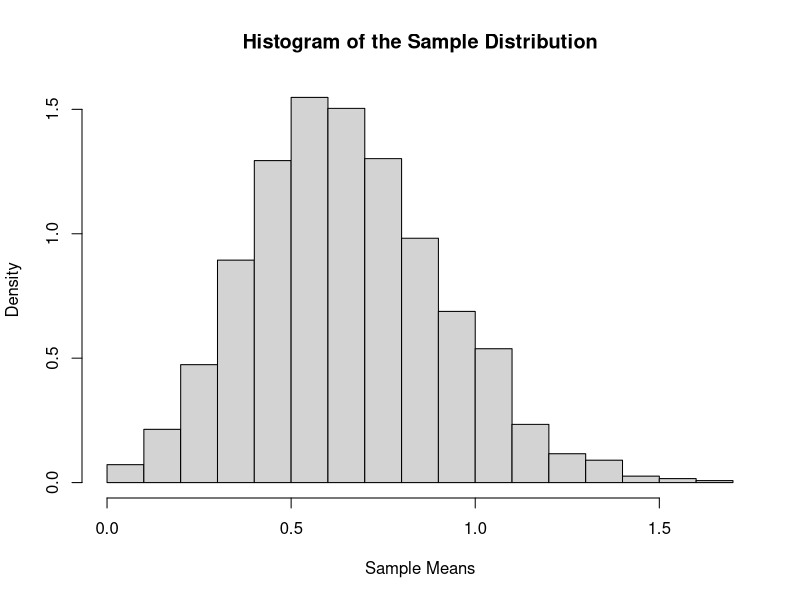
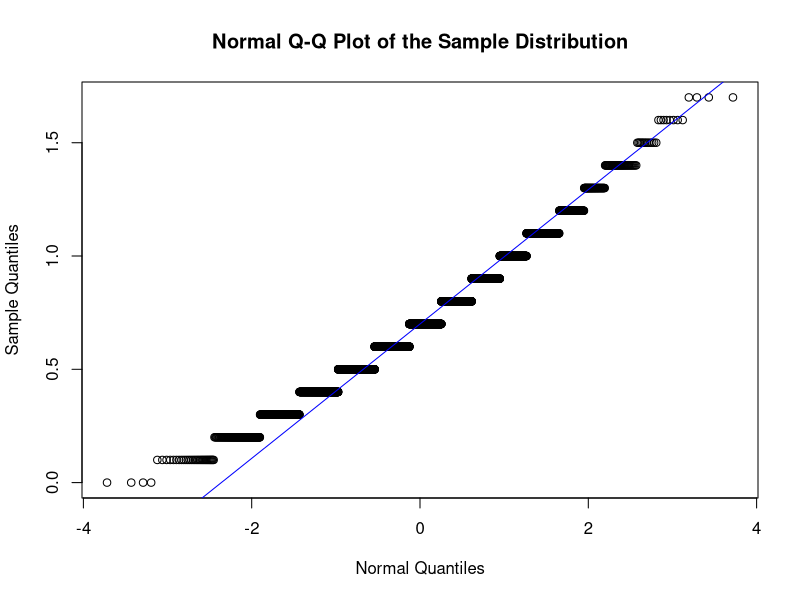
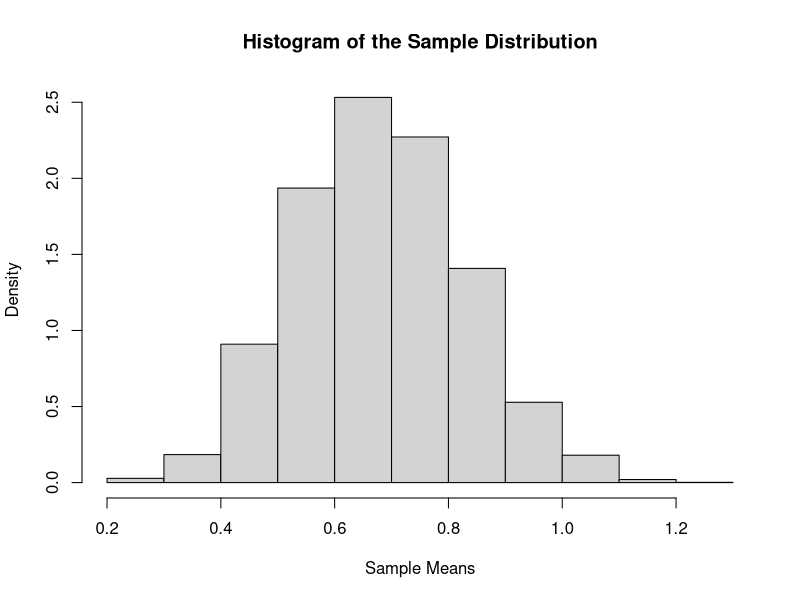
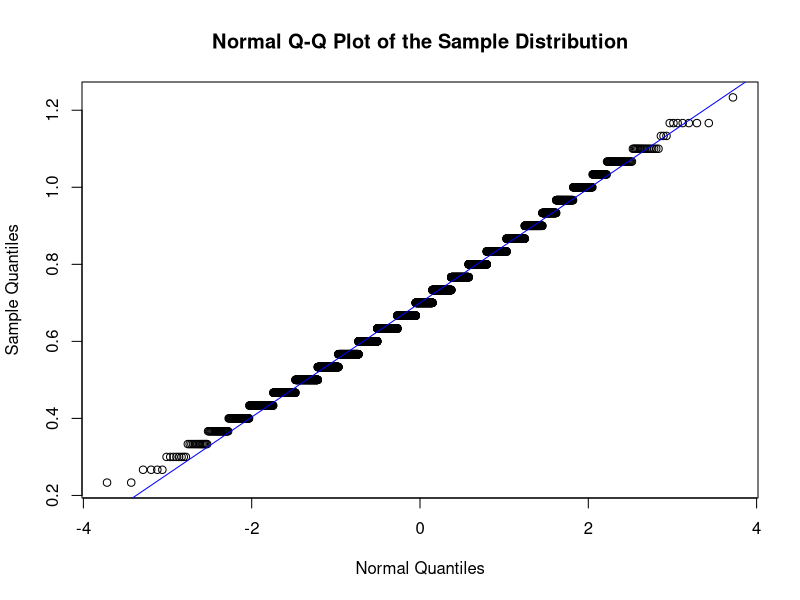
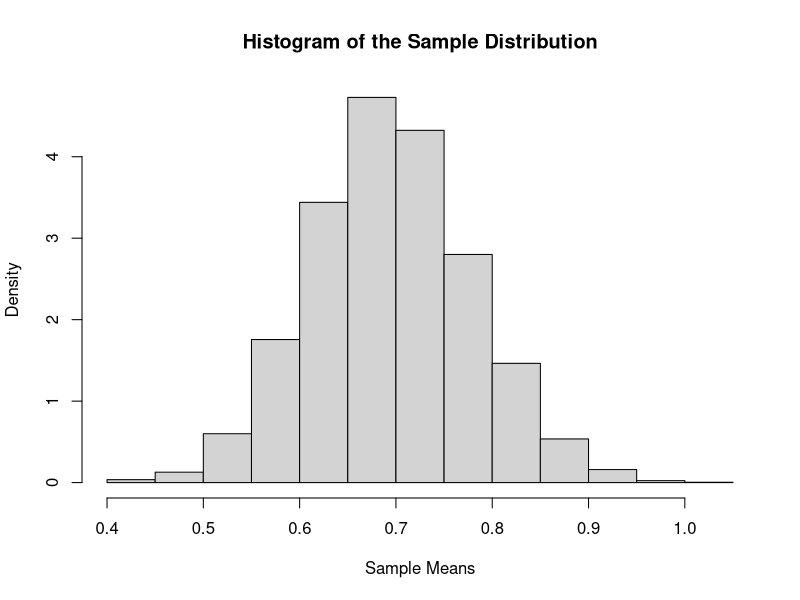
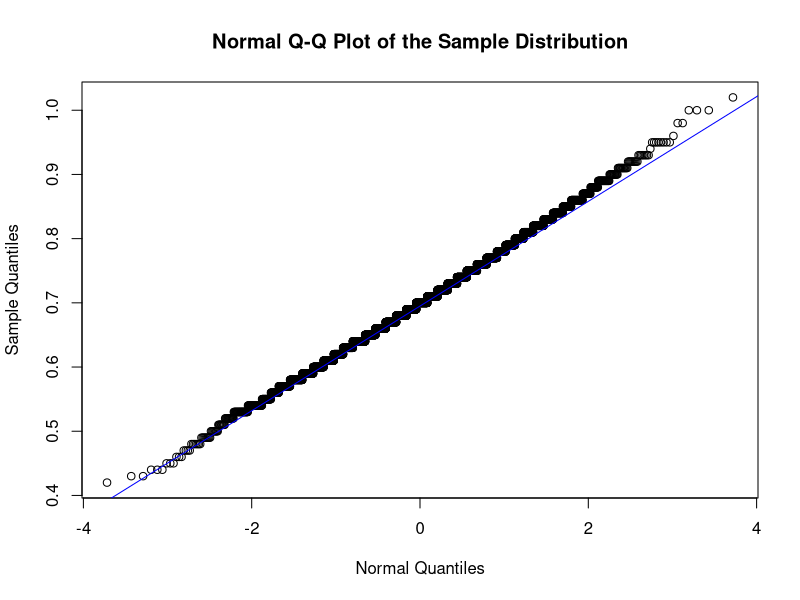
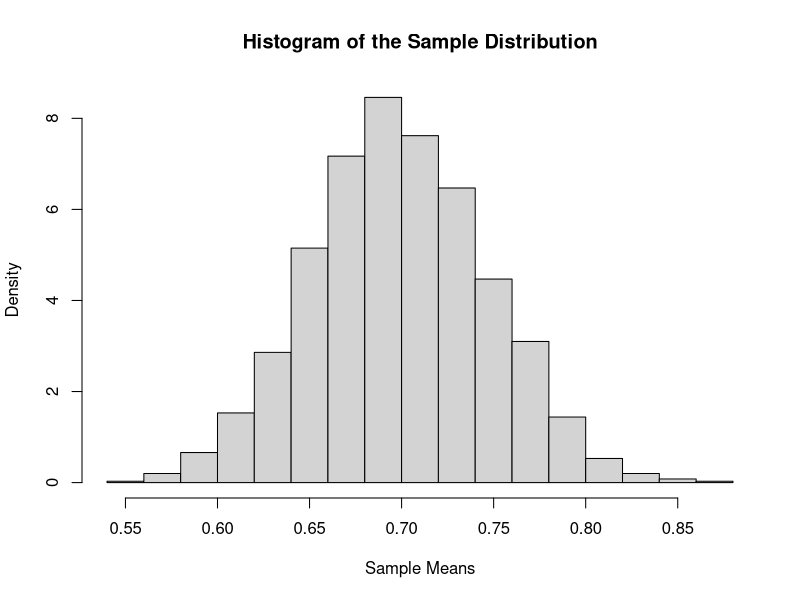
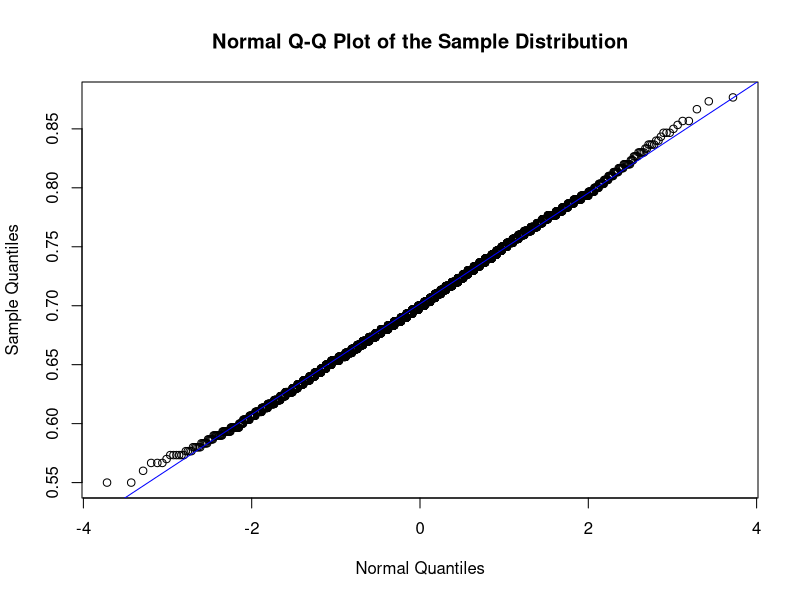

Recreate these plots in R, in order.
## ---- chunk 1
knitr::opts_chunk$set(echo = TRUE)
## ---- chunk 2
## write your R-function for problem 1 here
poiss_clt=function(l,n,N){
  s_means=rep(NA,N)
  for (k in 1:N){
    p_sam=rpois(n,l)
    e_lamda=mean(p_sam)
    s_means[k]=e_lamda}
  hist(s_means, probability=TRUE, main="Histogram of the Sample Distribution", xlab="Sample Means")
  qqnorm(s_means, main="Normal Q-Q Plot of the Sample Distribution", xlab="Normal Quantiles")
  qqline(s_means,col="blue")}

## ---- chunk 3
poiss_clt(0.7,10,5000)
poiss_clt(0.7,30,5000)
poiss_clt(0.7,100,5000)
poiss_clt(0.7,300,5000)
## ---- chunk 4
poiss_clt(1.7,10,5000)
poiss_clt(1.7,30,5000)
poiss_clt(1.7,100,5000)
poiss_clt(1.7,300,5000)
## ---- chunk 5
head(JohnsonJohnson)

library(ggplot2)
JJ_data=data.frame(cbind(quarterly_earnings=JohnsonJohnson,time=time(JohnsonJohnson)))
ggplot(JJ_data)+geom_line(aes(x=time,y=quarterly_earnings))+labs(title="Time Series Plot of Quarterly Earnings in Regular Scale",x="Time",y="Quarterly Earnings")
ggplot(JJ_data)+geom_line(aes(x=time,y=log(quarterly_earnings)))+labs(title="Time Series Plot of Quarterly Earnings in log-scale",x="Time",y="log (Quarterly Earnings)")
## ---- chunk 6
boxplot(weight~feed,data=chickwts,pch=20
        ,main = "chickwt data"
        ,ylab = "Weight at six weeks (gm)"
        ,xlab = "Feed Type")
## ---- chunk 7
library(ggplot2)
ggplot(chickwts)+geom_boxplot(mapping=aes(x=feed,y=weight,fill=feed))+labs(title="Boxplots for Chickwts Data")
ggplot(chickwts)+geom_density(aes(x=weight))+facet_wrap(.~feed)+labs(title="Probability Density Plot for Weight of Chicken's Growth By Each Feed separately")
## ---- chunk 8
library(AER)
data("FrozenJuice")

data_80_90=window(FrozenJuice,start=1981,end=1990)
data_90_2K=window(FrozenJuice,start=1991,end=2000)
par(mfrow=c(1,2))
plot(data_80_90[,'price'],ylim=c(80,150),ylab='Price')
plot(data_90_2K[,'price'],ylim=c(80,150),ylab='')
## ---- chunk 9
n1 = nrow(data_80_90)
cat('number of samples in 80s decade: ',n1,'\n')
m1 = mean(data_80_90[,'price'])
s1 = sd(data_80_90[,'price'])
cat('mean and sd for 80s decade','\n')
round(c(mean = m1,sd = s1),2)
  
n2 = nrow(data_90_2K)
cat('number of samples in 90s decade: ',n2,'\n')
m2 = mean(data_90_2K[,'price'])
s2 = sd(data_90_2K[,'price'])
cat('mean and sd for 90s decade','\n')
round(c(mean = m2,sd = s2),2)
round(c(mean = m2,sd = s2),2)

## ---- chunk 10
library(ggplot2)                                                                                                                
x1=sort(rnorm(1000,mean=m1,sd=s1))
density_x1=dnorm(x1,mean=m1,sd=s1)
x2=sort(rnorm(1000,mean=m2,sd=s2))
density_x2=dnorm(x2,mean=m2,sd=s2)
df=data.frame(cbind(x1,density_x1,x2,density_x2))
ggplot(df)+geom_line(aes(x=x1,y=density_x1,col="x1"))+geom_line(aes(x=x2,y=density_x2,col="x2"))+labs(x="price means",y="density",title="Sample Distribution Plots for Both Decades")
## ---- chunk 11
x1_sim=rnorm(5000,m1,s1)
x2_sim=rnorm(5000,m2,s2)
d=x1_sim-x2_sim
## ---- chunk 12
#The probability d<0 is:-
p=sum(d<0)/5000
p
df1=data.frame(d)
ggplot(df1,aes(d))+geom_histogram()+geom_histogram(data=subset(df1,d<0),fill="grey")+labs(title="Histogram for d")
## ---- chunk 13
#Therefore based on the analysis we can say the chance that average price of Juice for decade 1981-90 was same or less than the decade of 1991-2000 is:-
p
